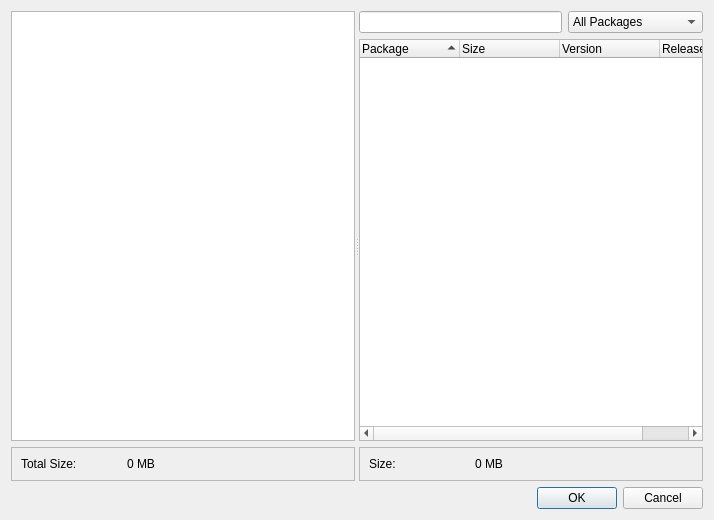
<?xml version="1.0" encoding="UTF-8"?>
<ui version="4.0">
 <class>PackagesDialog</class>
 <widget class="QDialog" name="PackagesDialog">
  <property name="geometry">
   <rect>
    <x>0</x>
    <y>0</y>
    <width>714</width>
    <height>520</height>
   </rect>
  </property>
  <property name="windowTitle">
   <string>Packages</string>
  </property>
  <layout class="QGridLayout" name="gridLayout_3">
   <item row="0" column="0">
    <widget class="QSplitter" name="splitter">
     <property name="orientation">
      <enum>Qt::Horizontal</enum>
     </property>
     <widget class="QWidget" name="layoutWidget">
      <layout class="QVBoxLayout" name="verticalLayout_2">
       <item>
        <widget class="QTreeWidget" name="treeComponents">
         <property name="sizeIncrement">
          <size>
           <width>1</width>
           <height>0</height>
          </size>
         </property>
         <property name="rootIsDecorated">
          <bool>false</bool>
         </property>
         <property name="sortingEnabled">
          <bool>true</bool>
         </property>
         <property name="allColumnsShowFocus">
          <bool>true</bool>
         </property>
         <property name="headerHidden">
          <bool>true</bool>
         </property>
         <column>
          <property name="text">
           <string>Component</string>
          </property>
         </column>
        </widget>
       </item>
       <item>
        <widget class="QFrame" name="frame">
         <property name="frameShape">
          <enum>QFrame::StyledPanel</enum>
         </property>
         <property name="frameShadow">
          <enum>QFrame::Raised</enum>
         </property>
         <layout class="QGridLayout" name="gridLayout">
          <item row="0" column="0">
           <widget class="QLabel" name="label">
            <property name="maximumSize">
             <size>
              <width>100</width>
              <height>16777215</height>
             </size>
            </property>
            <property name="text">
             <string>Total Size:</string>
            </property>
           </widget>
          </item>
          <item row="0" column="1">
           <widget class="QLabel" name="labelTotalSize">
            <property name="text">
             <string>0 MB</string>
            </property>
           </widget>
          </item>
         </layout>
        </widget>
       </item>
      </layout>
     </widget>
     <widget class="QWidget" name="layoutWidget">
      <layout class="QVBoxLayout" name="verticalLayout">
       <item>
        <layout class="QHBoxLayout" name="horizontalLayout">
         <item>
          <widget class="QLineEdit" name="searchPackage"/>
         </item>
         <item>
          <widget class="QComboBox" name="comboFilter">
           <item>
            <property name="text">
             <string>All Packages</string>
            </property>
           </item>
           <item>
            <property name="text">
             <string>Selected Packages</string>
            </property>
           </item>
          </widget>
         </item>
        </layout>
       </item>
       <item>
        <widget class="QTreeWidget" name="treePackages">
         <property name="sizeIncrement">
          <size>
           <width>3</width>
           <height>0</height>
          </size>
         </property>
         <property name="rootIsDecorated">
          <bool>false</bool>
         </property>
         <property name="sortingEnabled">
          <bool>true</bool>
         </property>
         <property name="allColumnsShowFocus">
          <bool>true</bool>
         </property>
         <column>
          <property name="text">
           <string>Package</string>
          </property>
         </column>
         <column>
          <property name="text">
           <string>Size</string>
          </property>
         </column>
         <column>
          <property name="text">
           <string>Version</string>
          </property>
         </column>
         <column>
          <property name="text">
           <string>Release</string>
          </property>
         </column>
        </widget>
       </item>
       <item>
        <widget class="QFrame" name="frame_2">
         <property name="frameShape">
          <enum>QFrame::StyledPanel</enum>
         </property>
         <property name="frameShadow">
          <enum>QFrame::Raised</enum>
         </property>
         <layout class="QGridLayout" name="gridLayout_2">
          <item row="0" column="0">
           <widget class="QLabel" name="label_2">
            <property name="maximumSize">
             <size>
              <width>100</width>
              <height>16777215</height>
             </size>
            </property>
            <property name="text">
             <string>Size:</string>
            </property>
           </widget>
          </item>
          <item row="0" column="1">
           <widget class="QLabel" name="labelPackageSize">
            <property name="text">
             <string>0 MB</string>
            </property>
           </widget>
          </item>
         </layout>
        </widget>
       </item>
      </layout>
     </widget>
    </widget>
   </item>
   <item row="1" column="0">
    <widget class="QDialogButtonBox" name="buttonBox">
     <property name="standardButtons">
      <set>QDialogButtonBox::Cancel|QDialogButtonBox::Ok</set>
     </property>
    </widget>
   </item>
  </layout>
 </widget>
 <resources/>
 <connections/>
</ui>
